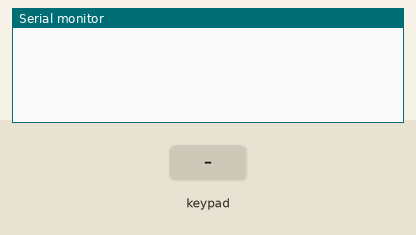
A sketch run on a simulated Arduino Uno, built with avr-gcc and run on an emulated ATmega328P. On the bench: the last lines printed to the serial monitor. The test bench sets the inputs (shaded band).

Above: at 1.2 s.
1.3 s: key '7' pressed
At 2.5 s:
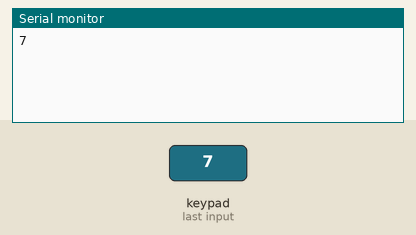
2.8 s: keypad keys 6 7 8 9 * pressed 0.4 s apart
At 5.3 s:
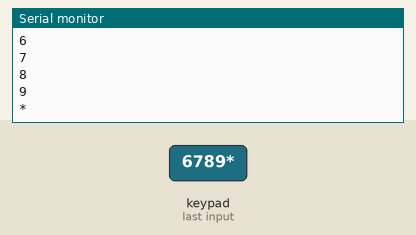
6.3 s: key '/' pressed
At 6.6 s:
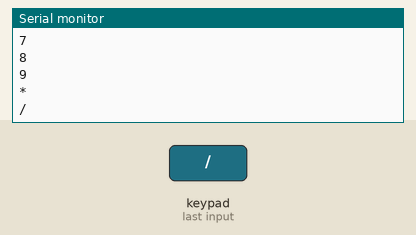
7.8 s: keypad keys 6 7 8 9 = pressed 0.4 s apart
At 10.1 s:
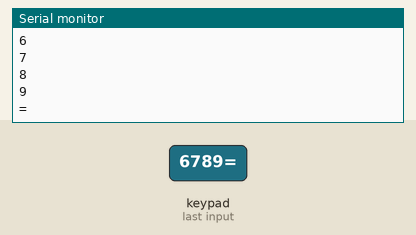
11.3 s: key 'x' pressed
At 12.7 s:
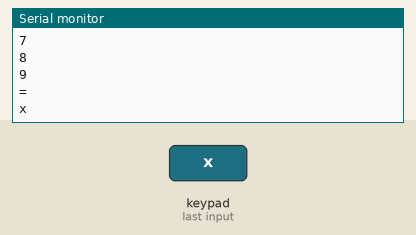
Timing chart, 0 to 13.8 s (numbered marks = the images above; inputs shaded):
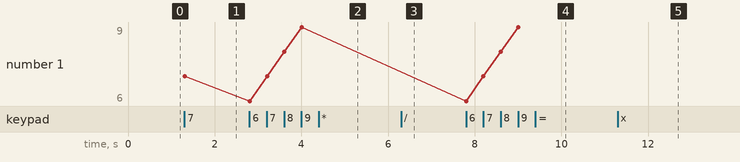

The sketch:

teclado.ino
```cpp
#include <Keypad.h>

const byte ROWS = 4; /* four rows */
const byte COLS = 4; /* four columns */
/* define the symbols on the buttons of the keypads */
char hexaKeys[ROWS][COLS] = {
  {'7','8','9','/'},
  {'4','5','6','x'},
  {'1','2','3','-'},
  {'*','0','=','+'}
};
byte rowPins[ROWS] = {6, 7, 8, 9}; /* connect to the row pinouts of the keypad */
byte colPins[COLS] = {2, 3, 4, 5}; /* connect to the column pinouts of the keypad */

/* initialize an instance of class NewKeypad */
Keypad customKeypad = Keypad( makeKeymap(hexaKeys), rowPins, colPins, ROWS, COLS);

void setup(){
Serial.begin(9600);
}

void loop(){
  char customKey = customKeypad.getKey();

  if (customKey){
Serial.println(customKey);
  }
}
```

Measured:
- after the input at 1.3 s, the serial monitor: prints a new line at once (image 1)
- after the input at 2.8 s, the serial monitor: prints a new line at once (image 2)
- after the input at 6.3 s, the serial monitor: prints a new line at once (image 3)
- after the input at 7.8 s, the serial monitor: prints a new line at once (image 4)
- after the input at 11.3 s, the serial monitor: prints a new line at once (image 5)
- plotted number 1: 7 → 9 after the input at 2.8 s
